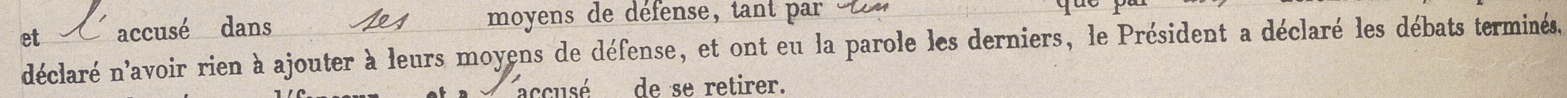
#> input picture src/varia/Lines_Classifier/predictions/Mixed/v_21219.png, 1567 x 98 px
$ python -i page_classifier.py   (imports and definitions only)
#> lines starting #> are read from the running program, lines starting #| are printed output that depends on the picture
import glob
import shutil

import tqdm
import PIL.Image as Image
from sklearn.ensemble import RandomForestClassifier
from sklearn.model_selection import train_test_split
from sklearn.metrics import accuracy_score
import skimage
from skimage import color, data, exposure
from skimage import io
import random
import cv2
import joblib
import os
import matplotlib.pyplot as plt

class RandomForestImageClassifier():
    def __init__(self, build_vocab=True):
        if build_vocab:
            self.vocab, self.reverse_vocab = self.build_classes_vocab(path="data/page_*")
        self.model_path = None


    def crop_and_resize(self, image, vertical_crop_factor):
        height_resized = image.height // vertical_crop_factor
        image = image.crop((0, 0,  image.width, height_resized))
        # dims = (image.width // resize_factor, image.height // resize_factor)
        image = image.resize((1062, 391))
        # image = image.resize(dims)
        #print(image.size)
        #Image.Image.show(image)
        return image


    def load_to_greyscale(self, image_path):
        image = Image.open(image_path).convert('L')
        return image


    def extract_features(self, image, show_features=False):
        if show_features:
            fd, hog_image = skimage.feature.hog(
                image,
                orientations=8,
                pixels_per_cell=(16, 16),
                cells_per_block=(2, 2),
                visualize=True,
            )
        else:
            hog_features = skimage.feature.hog(
                image,
                orientations=9,
                pixels_per_cell=(16, 16),
                cells_per_block=(2, 2),
                visualize=show_features
            )
        if show_features:
            self.reveal_hog_features(image=image, hog_image=hog_image)
        return hog_features

    # [15 lines left out: function reveal_hog_features, not called in this run]


    def build_classes_vocab(self, path):
        vocab = {idx: dir.split("/")[-1] for idx, dir in  enumerate(glob.glob(path))}
        reverse_vocab = {value:key for key, value in vocab.items()}
        return vocab, reverse_vocab

    def load_image(self, image_path, produce_labels=False, show_image=False):
        image = self.load_to_greyscale(image_path)
#> in load_to_greyscale, `image = Image.open(image_path).convert('L')`:
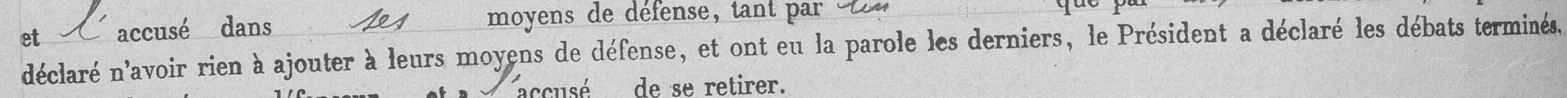
#> image: PIL image 1567x98 L; min 53, max 238, mean 193.3
        if show_image:
            Image.Image.show(image)
        cropped = self.crop_and_resize(image, vertical_crop_factor=4)
#> in crop_and_resize, `image = image.crop((0, 0,  image.width, height_resized))`:
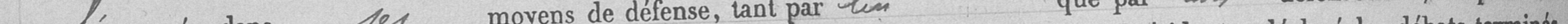
#> image: PIL image 1567x24 L (shown 2 times larger); min 57, max 232, mean 194.5
#> in crop_and_resize, `image = image.resize((1062, 391))`:
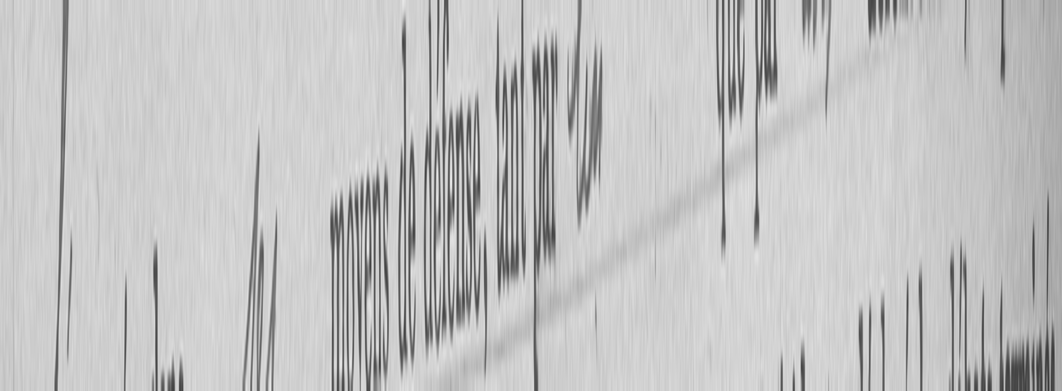
#> image: PIL image 1062x391 L; min 54, max 241, mean 194.5
        features = self.extract_features(cropped)
        if produce_labels:
            return features, self.reverse_vocab.get(image_path.split("/")[-2])
        else:
            return features


    # [44 lines left out: functions build_dataset, train, predict, not called in this run]


        # Predict on the test set results


# [4 lines not run here, left out]

>>> result = RandomForestImageClassifier().load_image('src/varia/Lines_Classifier/predictions/Mixed/v_21219.png')
